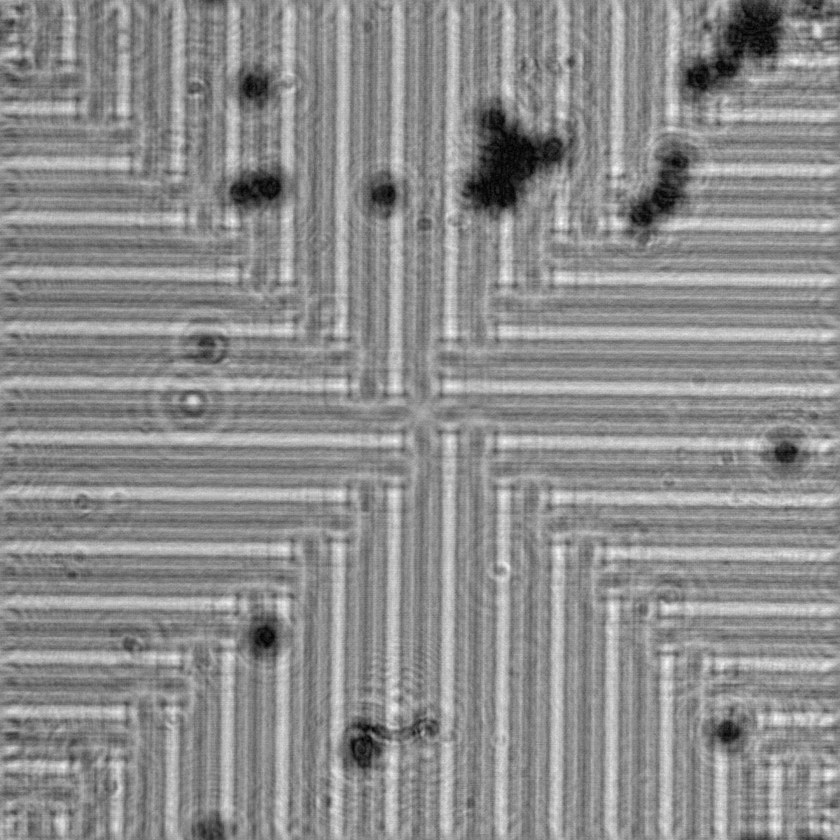
%> input picture Code/greenBackPropagated.png, 840 x 840 px, shrunk from 1024 x 1024 before the run
$ octave showPictures.m   (GNU Octave 9; MATLAB toolbox functions it lacks are replaced by stand-ins)
%> lines starting %> are read from the running program, lines starting %| are printed output that depends on the picture
greenBack = imread('greenBackPropagated.png');
%> greenBack is the input picture: size 840x840 uint8; min 0, max 253, mean 140.5
redBack = imread('redBackPropagated.png');
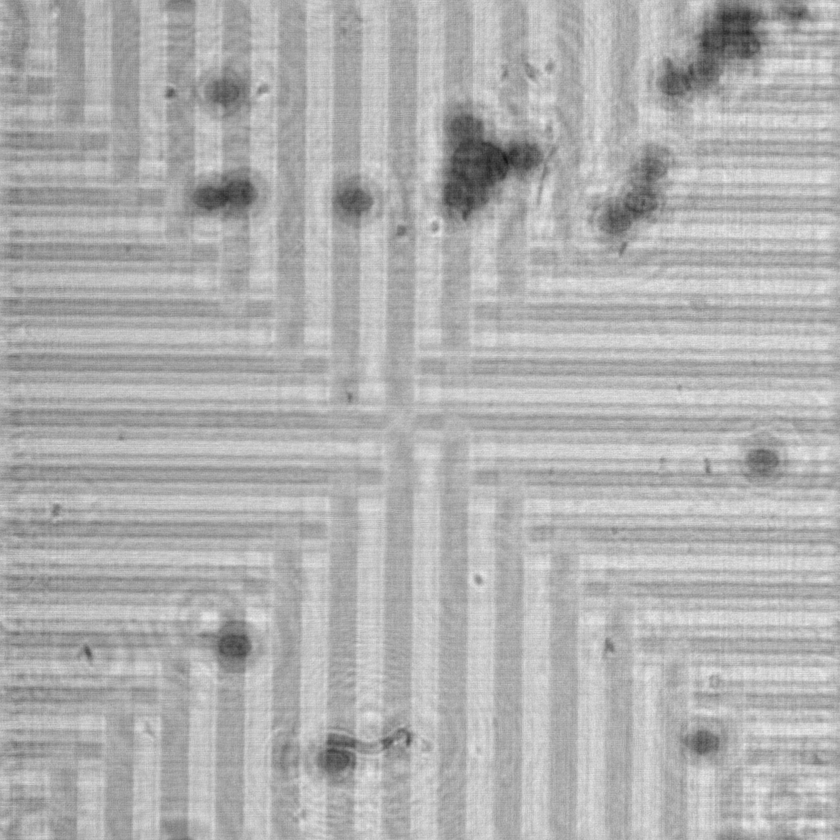
%> input picture Code/redBackPropagated.png, 840 x 840 px, shrunk from 1024 x 1024 before the run
%> redBack is the input picture: size 840x840 uint8; min 20, max 246, mean 176.1
red = imread('redNonBackPropagated.png');
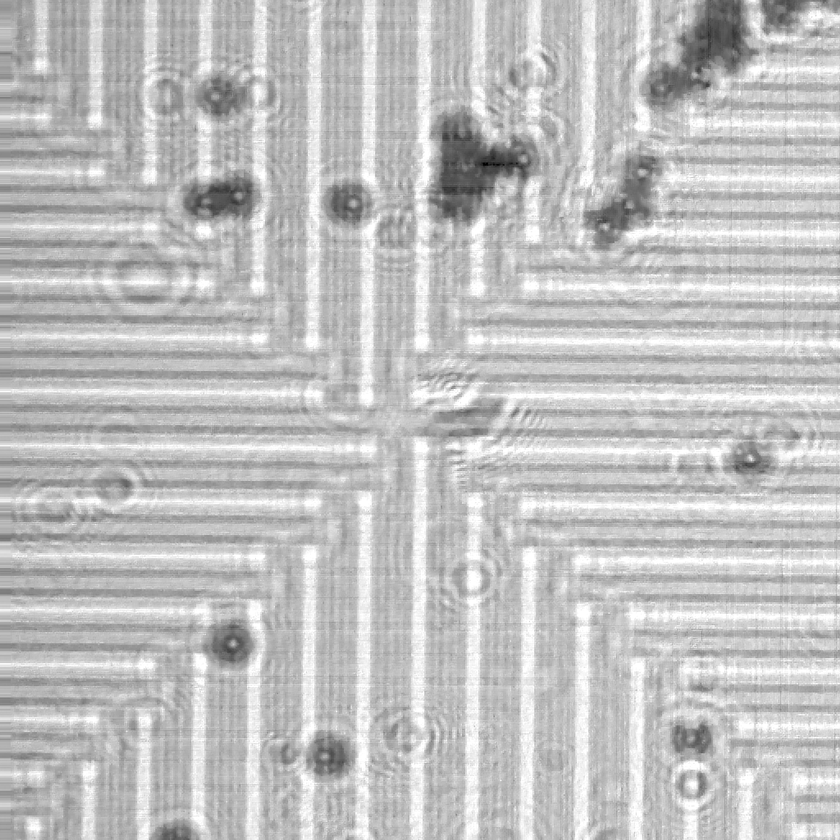
%> input picture Code/redNonBackPropagated.png, 840 x 840 px, shrunk from 1024 x 1024 before the run
%> red is the input picture: size 840x840 uint8; min 0, max 255, mean 192.2
green = imread('greenNonBackPropagated.png');
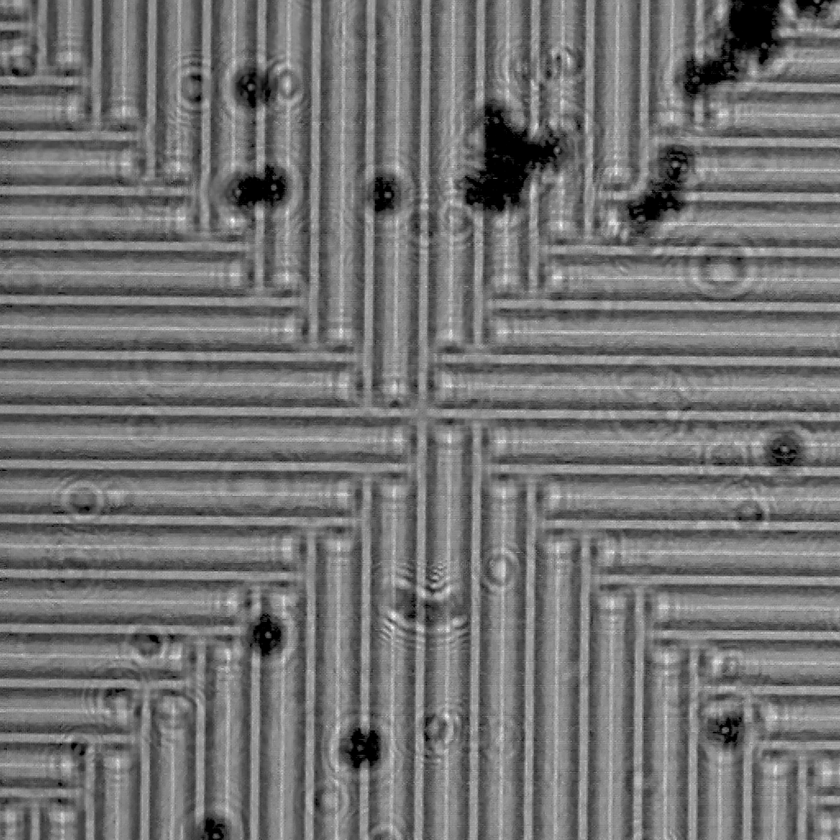
%> input picture Code/greenNonBackPropagated.png, 840 x 840 px, shrunk from 1024 x 1024 before the run
%> green is the input picture: size 840x840 uint8; min 0, max 255, mean 114.6


figure(1)
colormap('gray')

ax1 = subplot(221)
imagesc(green)
title(ax1,"Green Channel Non BackPropagated");

ax2 = subplot(222)
imagesc(red)
title(ax2,"Red Channel Non BackPropagated");

ax3 = subplot(223)
imagesc(greenBack)
title(ax3,"Green Channel BackPropagated");

ax4 = subplot(224)
imagesc(redBack)
title(ax4,"Red Channel BackPropagated");
